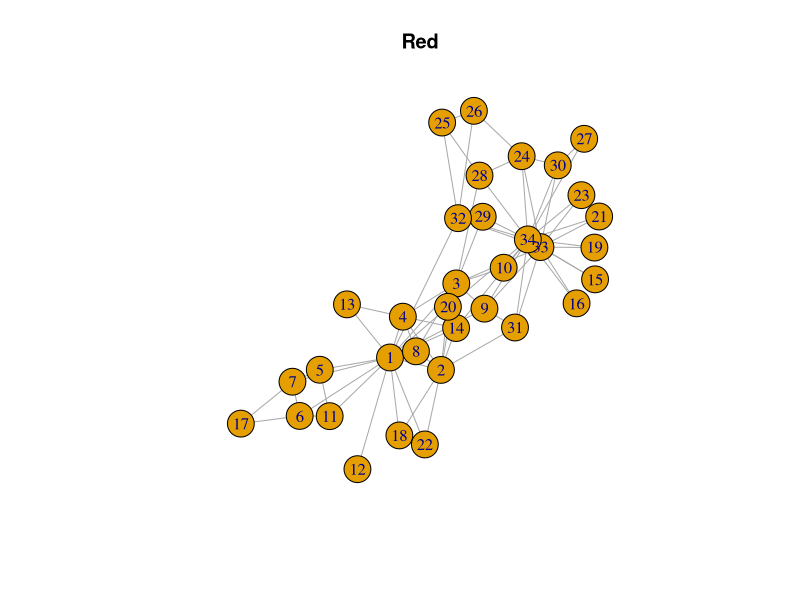
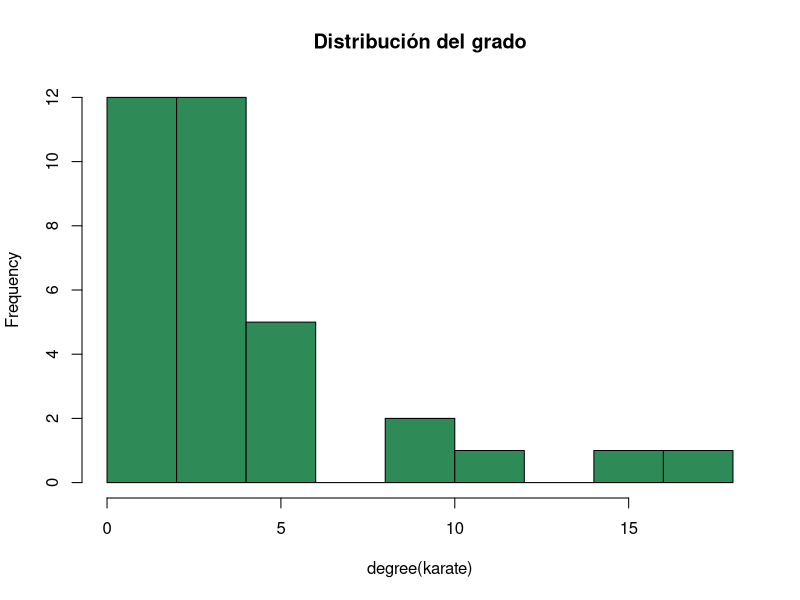

Write the R code that produced these figures, in order.

library(igraph)
karate <- make_graph("Zachary")

## ¿Cuántos nodos y conexiones tiene?
plot(karate, main = "Red")

## ¿Quiénes son los nodos y cuál es la regla de conexión?
karate
#IGRAPH fcc9838 U--- 34 78 -- Zachary
#Indica una red U - undirected (no dirigida) de 34 nodos
#

## ¿Qué tan densa es la red?
edge_density(karate)

##¿Cómo obtienes la matriz de adyacencia?
adj_mat <- as.matrix (get.adjacency (karate) )
adj_mat

## Calcula y gráfica la distribución de conectividades

#Calculo de distribución de conectividades
degree(karate)
#Gráfica
dist_con <- hist(degree(karate), col="seagreen", main = "Distribución del grado")
dist_con

##Calcula el diámetro, la matriz de distancias y la distancia promedio
diameter(karate)
adj_mat <- as.matrix (get.adjacency (karate) )
adj_mat <- as.matrix (get.adjacency (karate) )
adj_mat
mean_distance(karate)

## Encuentra la trayectoria de los nodos más alejados.
#sort ((get_diameter (karate)), decreasing = TRUE )}

get_diameter (karate)

##Existen nodos con coeficiente de clusterización 1. ¿Qué significa?


##Mide, con al menos tres medidas de centralidad, los nodos más importantes

